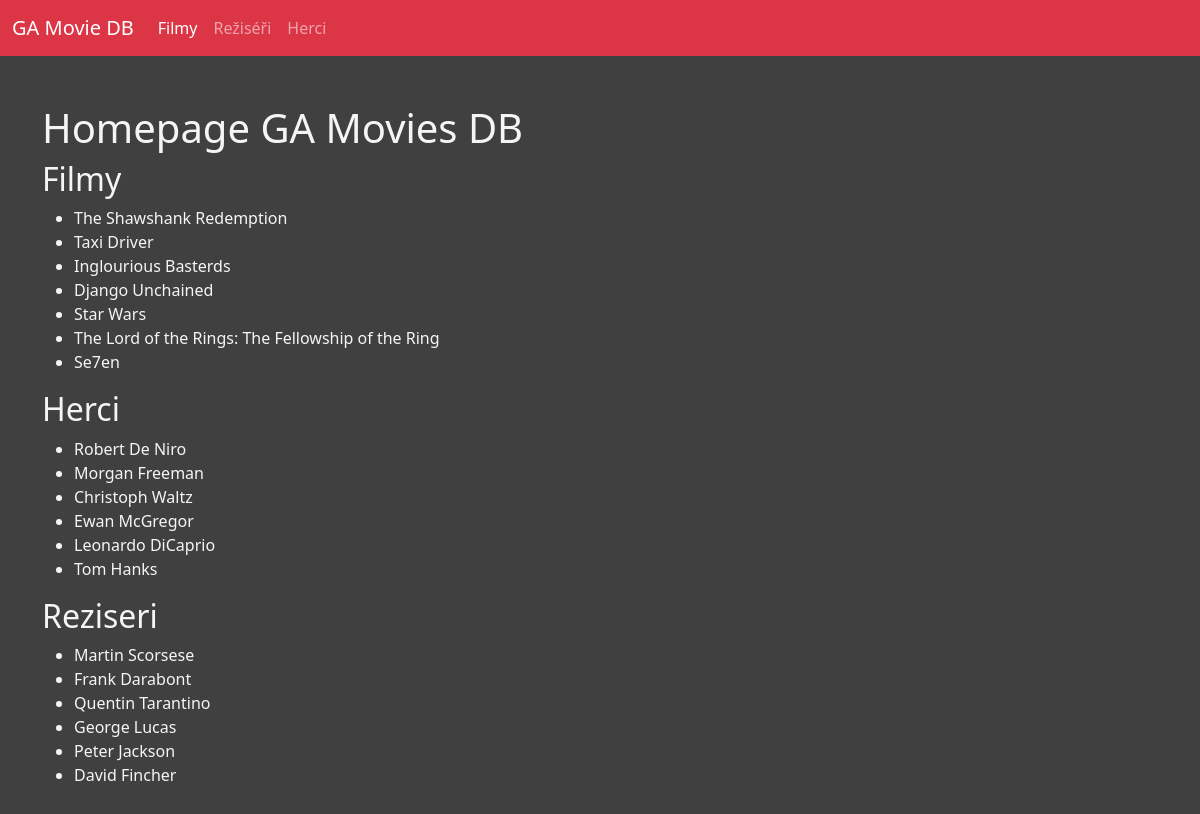
The page / on the database its author committed.
### films/models.py (models this page shows, shortened)
class Movie(models.Model):
    name = models.CharField(max_length=200)
    slug = models.SlugField()
    image_url = models.CharField(max_length=255, blank=True, null=True)
    year = models.IntegerField(blank=True, null=True)
    avg_rating = models.FloatField(blank=True, null=True)
    description = models.TextField(blank=True)
    director = models.ForeignKey('Director', blank=True, null=True, on_delete=models.SET_NULL)
    genres = models.ManyToManyField('Genre', blank=True, null=True)

class Actor(models.Model):
    name = models.CharField(max_length=255)
    birth_year = models.IntegerField(blank=True, null=True)
    slug = models.SlugField()
    photo_url = models.CharField(max_length=255, blank=True, null=True)
    description = models.TextField(blank=True, null=True)

class Director(models.Model):
    name = models.CharField(max_length=255)
    slug = models.SlugField()
    birth_year = models.IntegerField(blank=True, null=True)

### films/views.py (the view)
# urls.py: path('', homepage, name="homepage")
def homepage(request):
    context = {
        "movies": Movie.objects.all(),
        "actors": Actor.objects.all(),
        "directors": Director.objects.all(),
        "genres": Genre.objects.all(),
    }
    return render(request, 'homepage.html', context)

### films/templates/homepage.html
{% extends 'main.html' %}
{% block content %}
<h1>Homepage GA Movies DB</h1>
<h2>Filmy</h2>
<ul>
    {% for movie in movies %}
        <li>{{movie.name}}</li>
    {% endfor %}
</ul>
<h2>Herci</h2>
<ul>
    {% for actor in actors %}
        <li>{{actor.name}}</li>
    {% endfor %}
</ul>
<h2>Reziseri</h2>
<ul>
    {% for director in directors %}
        <li>{{director.name}}</li>
    {% endfor %}
</ul>
{% endblock %}

### rows shown on the page
Movie: name "The Shawshank Redemption"
Movie: name "Taxi Driver"
Movie: name "Inglourious Basterds"
Movie: name "Django Unchained"
Movie: name "Star Wars"
Movie: name "The Lord of the Rings: The Fellowship of the Ring"
Movie: name "Se7en"
Actor: name "Robert De Niro"
Actor: name "Morgan Freeman"
Actor: name "Christoph Waltz"
Actor: name "Ewan McGregor"
Actor: name "Leonardo DiCaprio"
Actor: name "Tom Hanks"
Director: name "Martin Scorsese"
Director: name "Frank Darabont"
Director: name "Quentin Tarantino"
Director: name "George Lucas"
Director: name "Peter Jackson"
Director: name "David Fincher"
